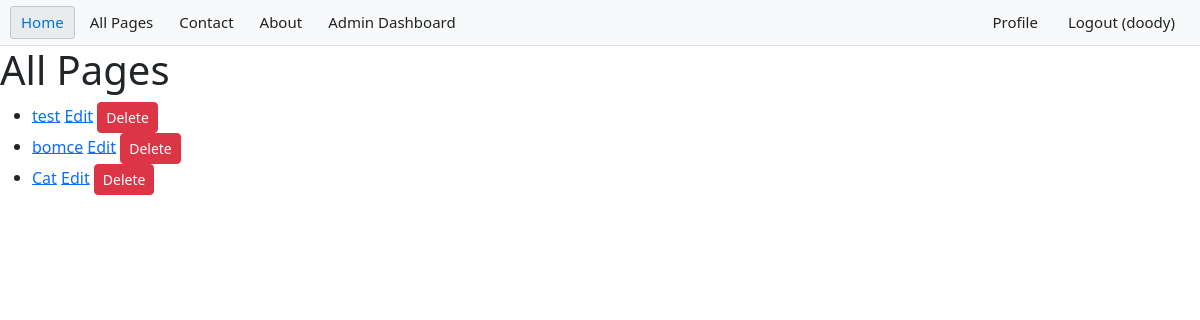
Screenshot of /all_pages (signed in) with the database file from the repository.
### app/models.py (models this page shows, shortened)
class User(db.Model, UserMixin):
    id = db.Column(db.Integer, primary_key=True)
    username = db.Column(db.String(150), unique=True, nullable=False)
    email = db.Column(db.String(150), unique=True, nullable=False)
    password = db.Column(db.String(200), nullable=False)
    is_admin = db.Column(db.Boolean, default=False)

class Page(db.Model):
    id = db.Column(db.Integer, primary_key=True)
    title = db.Column(db.String(200), nullable=False)
    content = db.Column(db.Text, nullable=False)
    slug = db.Column(db.String(200), unique=True, nullable=False)
    created_at = db.Column(db.DateTime, server_default=db.func.now())
    updated_at = db.Column(db.DateTime, server_default=db.func.now(), onupdate=db.func.now())
    author_id = db.Column(db.Integer, db.ForeignKey('user.id'), nullable=False)
    author = db.relationship('User', backref=db.backref('pages', lazy=True))

### app/routes/user.py (the view)
@bp.route('/all_pages')
@cache.cached(timeout=10, query_string=True)
def all_pages():
    from app.models import Page
    pages = Page.query.all()
    if current_user.is_authenticated:
        is_admin = current_user.is_admin
    else:
        is_admin = False
    return render_template('all_pages.html', pages=pages, is_admin=is_admin)

### app/__init__.py (called while the page is built)
def create_app():
    app = Flask(__name__)
    app.config.from_object('config.Config')
    csrf = CSRFProtect(app)
    db.init_app(app)
    login_manager.init_app(app)
    migrate.init_app(app, db)
    cache.init_app(app)
    app.config['CACHE_TYPE'] = 'simple'
    from app import models  # Import models to register them with SQLAlchemy
    @login_manager.user_loader
    def load_user(user_id):
        from app.models import User
        return User.query.get(int(user_id))
    load_user.__name__ = 'load_user'
    from app.routes import register_blueprints
    register_blueprints(app)
    return app

### app/templates/all_pages.html (shortened to what this page needs)
{% extends "base.html" %}
{% block content %}
    <h1>All Pages</h1>
    <ul>
        {% for page in pages %}
            <li>
                <a href="{{ url_for('user.view_page', slug=page.slug) }}">{{ page.title }}</a>
                {% if is_admin == True %}
                    <a href="{{ url_for('admin.edit_page', slug=page.slug) }}">Edit</a>
                    <form id="delete-form-{{ page.slug }}" action="{{ url_for('admin.delete_page', slug=page.slug) }}" method="post" style="display:inline;">
                        <button type="submit" class="btn btn-danger btn-sm">Delete</button>
                    </form>
                {% endif %}
            </li>
        {% else %}
            <li>No pages found.</li>
        {% endfor %}
    </ul>
{% endblock %}

### app/templates/base.html (shortened to what this page needs)
<!DOCTYPE html>
<html lang="en">
<head>
    <link href="https://cdn.jsdelivr.net/npm/bootstrap@5.3.2/dist/css/bootstrap.min.css" rel="stylesheet">
</head>
<body>
    <div class="topnav">
        <a class="active" href="{{ url_for('user.home') }}">Home</a>
        <a href="{{ url_for('user.all_pages')}}">All Pages</a>
        <a href="#">Contact</a>
        <a href="#">About</a>
        {% if current_user.is_authenticated %}
            {% if current_user.is_admin %}
                <a href="{{ url_for('admin.dashboard') }}">Admin Dashboard</a>
            {% endif %}
            <a href="{{ url_for('auth.logout') }}" class="right">Logout ({{ current_user.username }})</a>
            <a href="{{ url_for('user.profile', username=current_user.username) }}" class="right">Profile</a>
        {% else %}
            <a href="{{ url_for('auth.login') }}" class="right">Login</a>
            <a href="{{ url_for('auth.register') }}" class="right">Register</a>
        {% endif %}
    </div>
    {% block content %}{% endblock %}
</body>
</html>

### app/templates/base.html (style rules this page uses)
.topnav { background-color: #f8f9fa; border-bottom: 1px solid #ddd; overflow: hidden; padding: 0 10px; font-family: 'Segoe UI', Tahoma, Geneva, Verdana, sans-serif; }
.topnav a { float: left; color: #222; background: none; border: 1px solid transparent; margin: 6px 4px 6px 0; padding: 4px 10px; text-align: center; text-decoration: none; font-size: 15px; border-radius: 3px; }
.topnav a:hover, .topnav a.active { background-color: #e9ecef; border: 1px solid #bfc8d1; color: #0074d9; }
.topnav .right { float: right; margin-left: 4px; }

### rows the page displays
User: username "doody"
Page: title "test"
Page: title "bomce"
Page: title "Cat"
